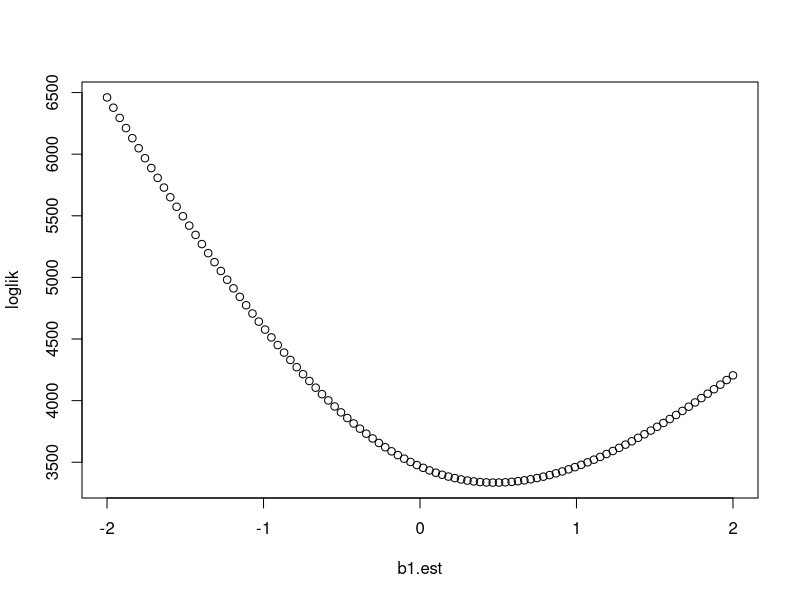

Write the R code that produced this figure.
b0<-0
b1<-.5
x<-rnorm(5000)
p<-1/(1+exp(-1*(b0+b1*x)))
y<-rbinom(length(x),1,p)

##likelihood
p<-function(b,x) 1/(1+exp(-1*(b[1]+b[2]*x)))
ll<-function(b,x,y) {
    pr<-p(b,x)
    -1*sum(y*log(pr)+(1-y)*log(1-pr)) ##note the -1
}
##
b0.est<-0
b1.est<-seq(-2,2,length.out=100)
loglik<-numeric()
for (i in 1:length(b1.est)) loglik[i]<-ll(c(b0.est,b1.est[i]),x=x,y=y)
plot(b1.est,loglik)

optim(c(0,0),ll,x=x,y=y)
coef(glm(y~x,family='binomial'))
